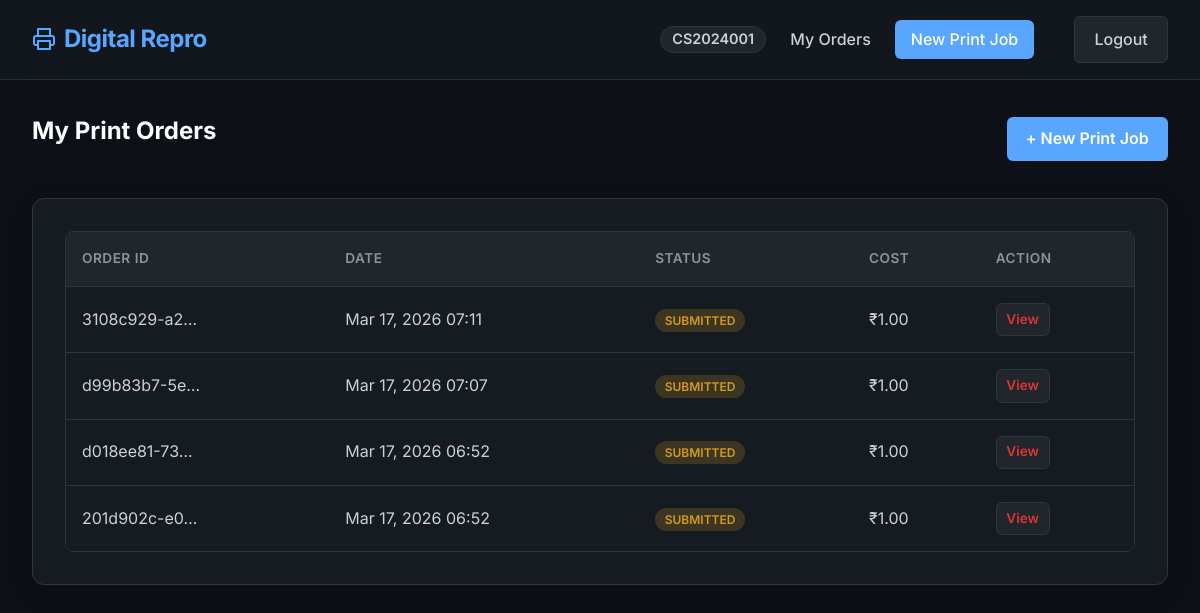
Before: /orders/dashboard/ (signed in) with the older database file.
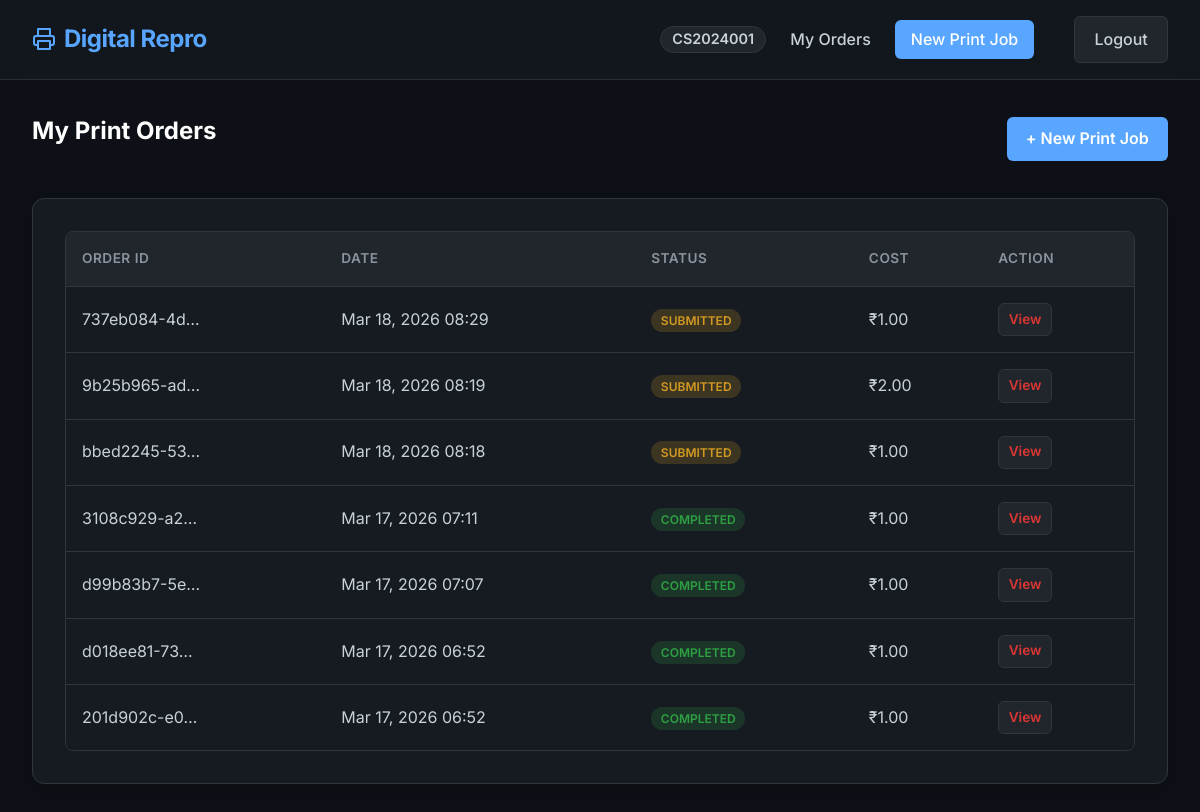
After: the same page with the newer database file.
### accounts/models.py (models this page shows, shortened)
class User(AbstractUser):
    is_student = models.BooleanField(default=True)
    is_admin = models.BooleanField(default=False)
    roll_number = models.CharField(max_length=20, unique=True, null=True, blank=True)
    phone_number = models.CharField(max_length=15, blank=True, null=True)

### orders/models.py (models this page shows, shortened)
class Order(models.Model):
    STATUS_CHOICES = [
        ('Submitted', 'Submitted'),
        ('In Queue', 'In Queue'),
        ('Printing', 'Printing'),
        ('Ready for Pickup', 'Ready for Pickup'),
        ('Completed', 'Completed'),
        ('Cancelled', 'Cancelled'),
    ]
    id = models.UUIDField(primary_key=True, default=uuid.uuid4, editable=False)
    user = models.ForeignKey(User, on_delete=models.CASCADE, related_name='orders')
    status = models.CharField(max_length=20, choices=STATUS_CHOICES, default='Submitted')
    total_cost = models.DecimalField(max_digits=8, decimal_places=2, default=0.00)
    amount_paid = models.DecimalField(max_digits=8, decimal_places=2, default=0.00)
    is_fully_paid = models.BooleanField(default=False)
    created_at = models.DateTimeField(auto_now_add=True)
    updated_at = models.DateTimeField(auto_now=True)

### orders/views.py (the view)
# urls.py: path('dashboard/', views.student_dashboard_view, name='student_dashboard'),
@login_required
def student_dashboard_view(request):
    if not request.user.is_student:
        return redirect('admin_dashboard')
    orders = request.user.orders.all().order_by('-created_at')
    context = {'orders': orders}
    return render(request, 'orders/student_dashboard.html', context)

### templates/orders/student_dashboard.html (shortened to what this page needs)
{% extends 'base.html' %}
{% load static %}
{% block content %}
<div class="header" style="display: flex; justify-content: space-between; align-items: center; margin-bottom: 2rem;">
    <h2>My Print Orders</h2>
    <a href="{% url 'create_order' %}" class="btn btn-primary">+ New Print Job</a>
</div>
<div class="card">
    {% if orders %}
    <div class="table-container">
        <table>
            <thead>
                <tr>
                    <th>Order ID</th>
                    <th>Date</th>
                    <th>Status</th>
                    <th>Cost</th>
                    <th>Action</th>
                </tr>
            </thead>
            <tbody>
                {% for order in orders %}
                <tr>
                    <td>{{ order.id|truncatechars:12 }}</td>
                    <td>{{ order.created_at|date:"M d, Y H:i" }}</td>
                    <td>
                        <span class="badge
                            {% if order.status == 'Submitted' %}badge-pending
                            {% elif order.status == 'Printing' %}badge-printing
                            {% elif order.status == 'Completed' %}badge-completed
                            {% else %}badge-pending{% endif %}">
                            {{ order.status }}
                        </span>
                    </td>
                    <td>₹{{ order.total_cost }}</td>
                    <td>
                        <a href="{% url 'order_detail' order.id %}" class="btn btn-danger" style="padding: 0.3rem 0.6rem; font-size: 0.85rem;">View</a>
                    </td>
                </tr>
                {% endfor %}
            </tbody>
        </table>
    </div>
    {% endif %}
</div>
{% endblock %}

### templates/base.html (shortened to what this page needs)
{% load static %}
<!DOCTYPE html>
<html lang="en">
<head>
    <link rel="stylesheet" href="{% static 'css/style.css' %}">
</head>
<body>
    <nav class="navbar">
        <a href="/" class="navbar-brand">
            Digital Repro
        </a>
        <div class="nav-links">
            {% if user.is_authenticated %}
                <span class="nav-user-chip">
                    {% if user.first_name or user.last_name %}
                        {{ user.get_full_name }}
                    {% elif user.roll_number %}
                        {{ user.roll_number }}
                    {% else %}
                        {{ user.username }}
                    {% endif %}
                </span>
                {% if user.is_admin or user.is_superuser %}
                    <a href="{% url 'admin_dashboard' %}">Admin Dashboard</a>
                    <a href="{% url 'admin_settings' %}">Settings</a>
                    <a href="{% url 'manage_users' %}">Users</a>
                {% elif user.is_student %}
                    <a href="{% url 'student_dashboard' %}">My Orders</a>
                    <a href="{% url 'create_order' %}" class="btn btn-primary" style="color:white; padding: 0.4rem 1rem;">New Print Job</a>
                {% endif %}
                <a href="{% url 'logout' %}" class="btn btn-danger" style="margin-left: 1rem;">Logout</a>
            {% else %}
                <a href="{% url 'student_login' %}">Login</a>
                <a href="{% url 'student_signup' %}">Sign Up</a>
                <a href="{% url 'admin_login' %}">Admin Login</a>
            {% endif %}
        </div>
    </nav>
    <main class="container fade-in">
        {% block content %}
        {% endblock %}
    </main>
</body>
</html>

### static/css/style.css (style rules this page uses)
:root { --bg-color: #0d1117; --surface-color: #161b22; --surface-light: #21262d; --primary-color: #58a6ff; --primary-hover: #3182ce; --success-color: #238636; --success-hover: #2ea043; --danger-color: #da3633; --text-primary: #c9d1d9; --text-secondary: #8b949e; --border-color: #30363d; --glass-bg: rgba(22, 27, 34, 0.7); --glass-border: rgba(255, 255, 255, 0.1); --font-family: 'Inter', -apple-system, BlinkMacSystemFont, "Segoe UI", Roboto, Helvetica, Arial, sans-serif; }
* { box-sizing: border-box; margin: 0; padding: 0; }
body { background-color: var(--bg-color); color: var(--text-primary); font-family: var(--font-family); line-height: 1.6; min-height: 100vh; display: flex; flex-direction: column; }
.navbar { background: var(--glass-bg); backdrop-filter: blur(10px); -webkit-backdrop-filter: blur(10px); border-bottom: 1px solid var(--glass-border); padding: 1rem 2rem; position: sticky; top: 0; z-index: 1000; display: flex; justify-content: space-between; align-items: center; }
.navbar-brand { font-size: 1.5rem; font-weight: 700; color: var(--primary-color); text-decoration: none; letter-spacing: -0.5px; display: flex; align-items: center; gap: 0.5rem; }
.nav-links { display: flex; gap: 1.5rem; align-items: center; }
.nav-links a { color: var(--text-primary); text-decoration: none; font-weight: 500; transition: color 0.2s ease; }
.nav-user-chip { padding: 0.35rem 0.7rem; border: 1px solid var(--border-color); border-radius: 999px; background: var(--surface-light); color: var(--text-primary); font-size: 0.9rem; font-weight: 600; line-height: 1; }
.container { flex: 1; width: 100%; max-width: 1200px; margin: 0 auto; padding: 2rem; display: flex; flex-direction: column; }
h1, h2, h3, h4 { color: #ffffff; margin-bottom: 1rem; }
.card { background: var(--surface-color); border: 1px solid var(--border-color); border-radius: 12px; padding: 2rem; box-shadow: 0 8px 24px rgba(0,0,0,0.2); transition: transform 0.2s ease, box-shadow 0.2s ease; }
.btn { display: inline-block; padding: 0.6rem 1.2rem; border-radius: 6px; font-weight: 600; text-decoration: none; cursor: pointer; border: none; transition: all 0.2s ease; text-align: center; }
.btn-primary { background-color: var(--primary-color); color: #ffffff; }
.btn-danger { background-color: var(--surface-light); color: var(--danger-color); border: 1px solid var(--border-color); }
.table-container { overflow-x: auto; border-radius: 8px; border: 1px solid var(--border-color); }
table { width: 100%; border-collapse: collapse; background-color: var(--surface-color); }
th, td { padding: 1rem; text-align: left; border-bottom: 1px solid var(--border-color); }
th { background-color: var(--surface-light); color: var(--text-secondary); font-weight: 600; text-transform: uppercase; font-size: 0.85rem; letter-spacing: 0.5px; }
tr:last-child td { border-bottom: none; }
.badge { padding: 0.25rem 0.6rem; border-radius: 12px; font-size: 0.75rem; font-weight: 600; text-transform: uppercase; }
.badge-pending { background-color: rgba(210, 153, 34, 0.2); color: #d29922; }
.badge-completed { background-color: rgba(46, 160, 67, 0.2); color: #2ea043; }
.fade-in { animation: fadeIn 0.4s ease-out; }

Changed rows visible on the page:
added Order: id "737eb084-4d…", created_at "Mar 18, 2026 08:29", status "SUBMITTED", total_cost "1.00"
added Order: id "9b25b965-ad…", created_at "Mar 18, 2026 08:19", status "SUBMITTED", total_cost "2.00"
added Order: id "bbed2245-53…", created_at "Mar 18, 2026 08:18", status "SUBMITTED", total_cost "1.00"
changed Order "Mar 17, 2026 07:11": status "SUBMITTED" → "COMPLETED"
changed Order "Mar 17, 2026 07:07": status "SUBMITTED" → "COMPLETED"
changed Order "d018ee81-73…": status "SUBMITTED" → "COMPLETED"
changed Order (number 7 of 7 on the later page): status "SUBMITTED" → "COMPLETED"
